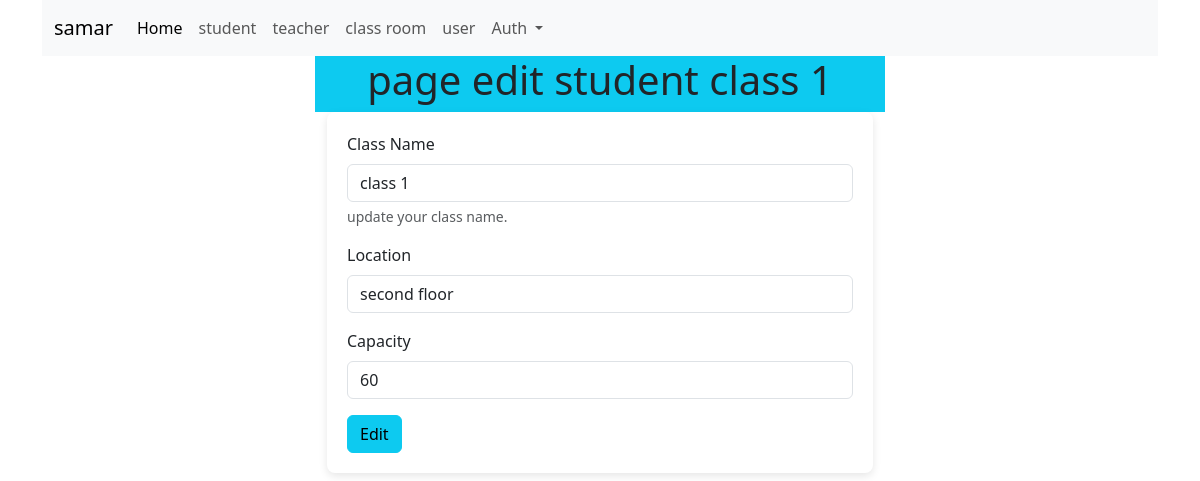
The app's page /class_room/edit.php?id=1 (signed in) with its own data.
### tables this page shows
CREATE TABLE `class_room` (
  `id` int(11) NOT NULL,
  `class_name` varchar(250) NOT NULL,
  `capacity` int(11) NOT NULL,
  `user_id` int(11) NOT NULL,
  `location` varchar(250) NOT NULL
);

### Connect.php (called while the page is built, shortened)
<?php
class Connect
{
    private $conn;
    public function __construct()
    {
        $this->conn = mysqli_connect(self::host_name, self::user_name, self::password, self::db, self::port);
    }
    public function selectOne($tableNmae, $id): array
    {
        $s = "select * from $tableNmae where id = $id  limit 1";
        $row = $this->conn->query($s);
        if ($row->num_rows > 0) {
            $data = $row->fetch_assoc();
            return $data;
        }
        return [];
    }
}

### class_room/edit.php (the view, shortened to what this page needs)
<?php
include_once "../Connect.php";
$conct = new Connect();
$class = $conct->selectOne('class_room', $_GET['id']);
include_once "../header.php";
?>
        <div class="row justify-content-center">
            <div class="col-6 bg-info">
                <h1 style="text-align: center;">page edit student <?php print  $class['class_name'] ?></h1>
            </div>
        </div>
        <div class="row justify-content-center">
            <div class="col-6 ">
                <form method="POST"style="border-radius: 8px;padding: 20px;box-shadow: 0 3px 8px rgba(0,0,0,0.1);">
                    <div class="mb-3">
                        <label class="form-label">Class Name</label>
                        <input type="text" value="<?php print $class['class_name'] ?>" name='class_name' class="form-control">
                        <div class="form-text">update your class name.</div>
                    </div>
                    <div class="mb-3">
                        <label class="form-label">Location</label>
                        <input type="text" value="<?php print $class['location'] ?>" class="form-control" name='location'>
                    </div>
                    <div class="mb-3">
                        <label class="form-label">Capacity</label>
                        <input type="number" value="<?php print $class['capacity'] ?>" name='capacity' class="form-control">
                    </div>
                    <button type="submit" class="btn btn-info">Edit</button>
                </form>
            </div>
        </div>
    <?php
    include_once "../footer.php";

### records on screen
class_room: class_name "class 1", location "second floor", capacity "60"

### other values on screen
$_SESSION['userName'] "samar"
